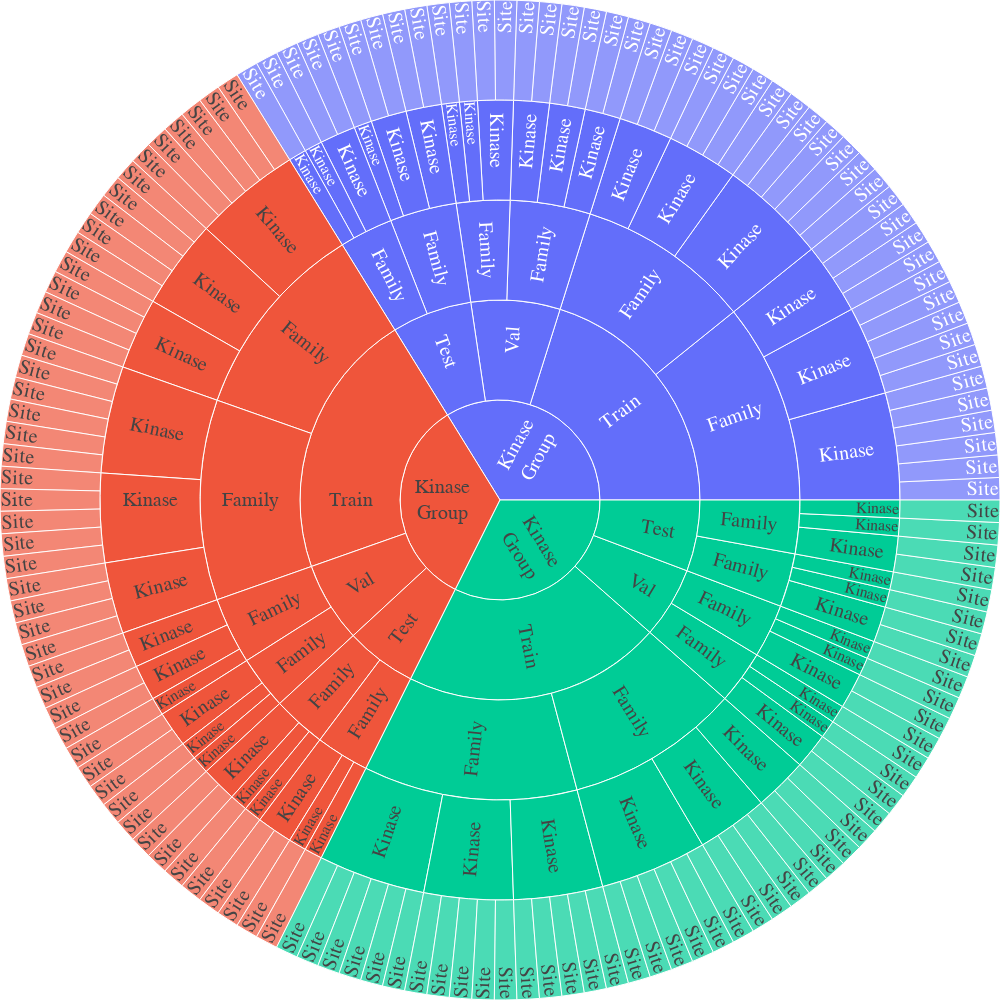

The notebook cell saved with this chart:
### Code cell
fig = go.Figure(sb)

fig.update_layout(
    autosize=False,
    width=1000,
    height=1000,
    margin = dict(t=0, l=0, r=0, b=0)
    )

fig.show()
f = open("sunburst explainer.svg", "wb")
f.write(fig.to_image(format = 'svg', height = 1000, width = 1000))
f.close()

### Figure 1 — Plotly figure (JSON) as saved in the notebook; plotly's stock layout.template omitted (floating-point values rounded to 4 significant figures; data arrays with more than 128 entries replaced by an {"elided": "..."} marker saying what was removed)
{"data": [{"ids": {"elided": "223 str values"}, "insidetextfont": {"family": "Palatino", "size": 20}, "insidetextorientation": "radial", "labels": {"elided": "223 str values"}, "parents": {"elided": "223 str values"}, "type": "sunburst", "values": {"elided": "223 int values"}}], "layout": {"autosize": false, "height": 1000, "margin": {"b": 0, "l": 0, "r": 0, "t": 0}, "width": 1000}}
